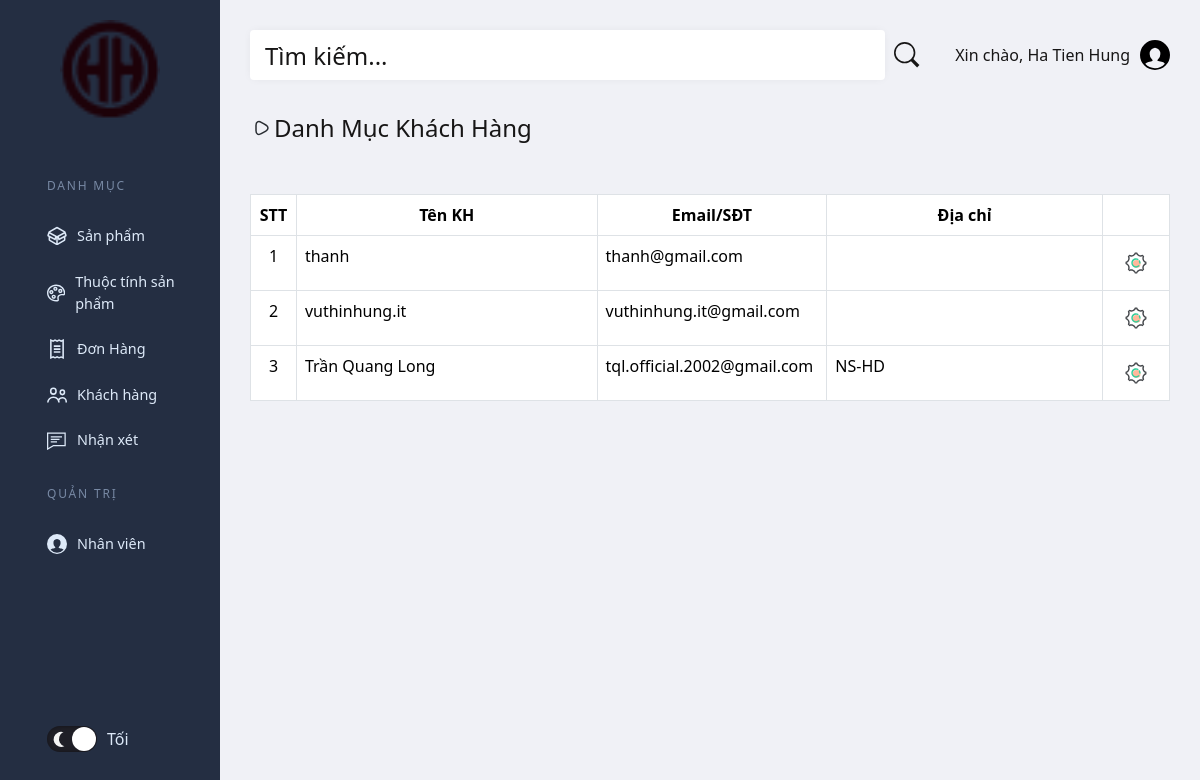
/Admin/CustomerCategory.php (signed in), run on the app's committed database.
### tables this page shows
CREATE TABLE `customers` (
  `customerID` int NOT NULL,
  `phone` varchar(12) DEFAULT NULL,
  `email` varchar(50) DEFAULT NULL,
  `password` varchar(50) NOT NULL,
  `name` varchar(50) DEFAULT NULL,
  `address` varchar(200) DEFAULT NULL,
  `token` varchar(50) DEFAULT NULL,
  `createdDate` datetime NOT NULL,
  `updatedDate` datetime DEFAULT NULL
);

### Admin/Customer/ShowCustomer.php (the view, shortened to what this page needs)
<?php
    require_once './ShareAdmin/root/connect.php';
    $stringSQL = "SELECT * FROM `customers` WHERE `name` LIKE '%$search%' ORDER BY `createdDate` DESC";
    $result = mysqli_query($connect, $stringSQL);
    if (mysqli_num_rows($result) > 0) {
        foreach ($result as $index => $each) {
            $index += 1;
            echo "<tr>";
                echo "<td class='text-center' style='width: 5%'>
                        <span>$index</span>
                </td>";
                echo "<td>" . ($each['name']) . "</td>";
            if ($each['email'] != null) {
                echo "<td style='width: 25%'>" . ($each['email']) . "</td>";
            } else {
                echo "<td style='width: 25%'>" . ($each['phone']) . "</td>";
            }
            if ($each['address'] != null && strlen($each['address']) > 50) {
                echo "<td style='width: 25%'>" . substr($each['address'], 0, 50) . "...</td>";
            } else {
                echo "<td style='width: 25%'>" . ($each['address']) . "</td>";
            }
                echo "<td class='text-center'>
                        <div class='dropdown'>
                            <a class='btn dropdown-toggle' href='#' role='button' data-bs-toggle='dropdown' aria-expanded='false'>
                            </a>
                                    <a href='ViewDetailCustomer.php?id=" . $each['customerID'] . "' class='dropdown-item d-flex align-items-center fs-5'>
                                    </a>
                        </div>
                    </td>
                </tr>";
        }
    } else {
        echo "<tr>
                <td colspan='5' class='text-center'>Không có khách hàng nào!</td>
            </tr>";
    }

### Admin/CSS/style_main.css (style rules this page uses)
:root { --page-header-bgColor: #242e42; --page-header-bgColor-hover: #1d2636; --page-header-txtColor: #dde9f8; --page-header-headingColor: #7889a4; --page-header-width: 220px; --page-content-bgColor: #f0f1f6; --page-content-txtColor: #171616; --page-content-blockColor: #fff; --white: #fff; --black: #333; --blue: #00b9eb; --red: #ec1848; --border-radius: 4px; --box-shadow: 0 0 10px -2px rgba(0, 0, 0, 0.075); --switch-bgLightModeColor: #87cefa; --switch-sunColor: gold; --switch-moonColor: #f4f4f4; --switch-bgDarkModeColor: #1f1f27; }
* { padding: 0; margin: 0; box-sizing: border-box; }
a, button { color: inherit !important; }
a { text-decoration: none !important; }
svg { display: block; }
body { font: 16px/1.5 "Lato", sans-serif; }
.table .dropdown-toggle::after { display: none !important; }

### data on the page
customers: name "thanh", email "thanh@gmail.com"
customers: name "vuthinhung.it", email "vuthinhung.it@gmail.com"
customers: name "Trần Quang Long", email "tql.official.2002@gmail.com", address "NS-HD"

### other printed values
$_SESSION['user']['name'] "Ha Tien Hung"
